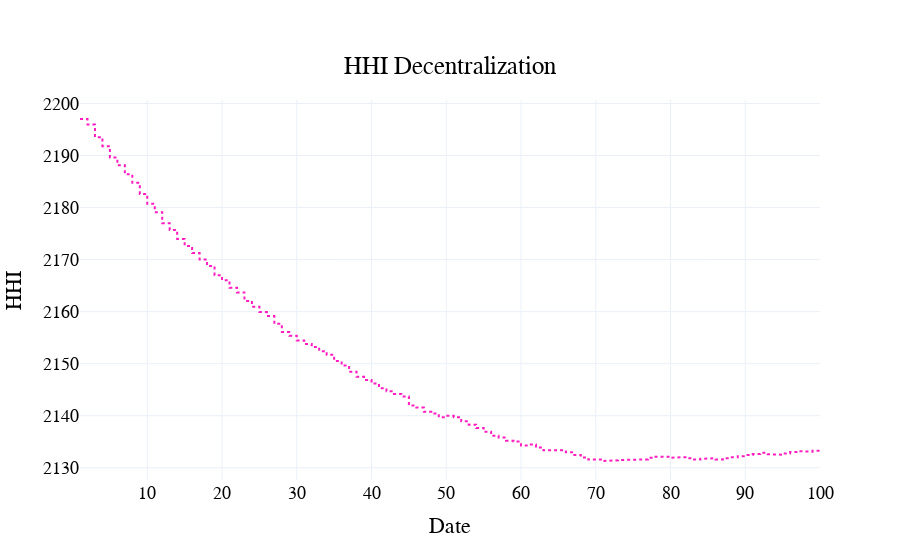

The cell this chart's notebook holds for it:
### Code cell
visualizations.plot_hhi(
    df,
    scenario_names={
    0: "normal",
}
)

### Figure 1 — Plotly figure (JSON) as saved in the notebook; plotly's stock layout.template omitted (floating-point values rounded to 4 significant figures; data arrays with more than 128 entries replaced by an {"elided": "..."} marker saying what was removed)
{"data": [{"line": {"color": "#FC1CBF", "dash": "dot"}, "name": "normal", "type": "scatter", "x": {"elided": "400 int values"}, "y": {"elided": "400 float values"}}], "layout": {"font": {"color": "black", "family": "Arial", "size": 18}, "hovermode": "x unified", "legend": {"font": {"color": "black", "size": 18}, "orientation": "h", "x": 0.5, "xanchor": "center", "y": -0.4, "yanchor": "bottom"}, "paper_bgcolor": "rgba(255, 255, 255, 1)", "plot_bgcolor": "rgba(255, 255, 255, 1)", "title": {"text": "HHI Decentralization", "x": 0.5, "xanchor": "center", "y": 0.9, "yanchor": "top"}, "xaxis": {"title": {"text": "Date"}}, "yaxis": {"title": {"text": "HHI"}}}}
